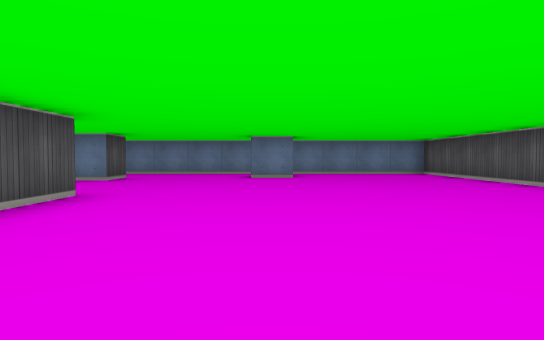
view 1 (above)

12 first-person views from a walk through a cub3D maze. The camera is about half as high as the walls, tilts 2° down and sees 75° across. The floor is counted in squares. Each view is taken from the middle of a square. On the plan, view 1 faces up. The plan holds only what a view shows up to about 9 squares ahead; the rest is blank.

view 2
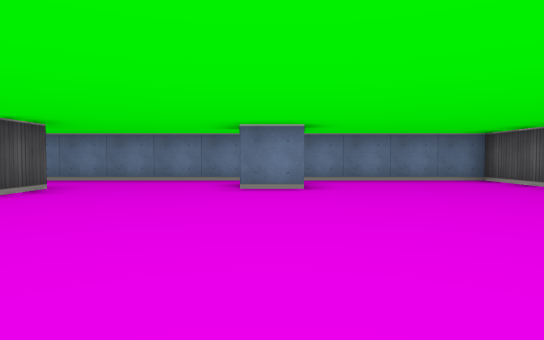

view 3
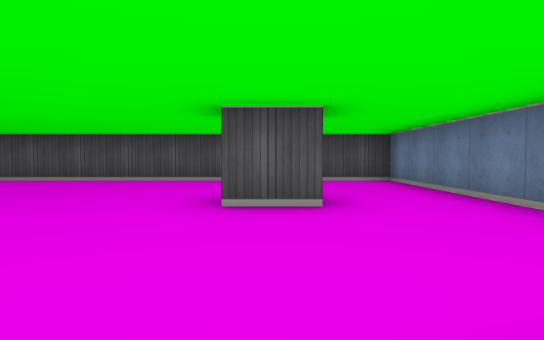

view 4
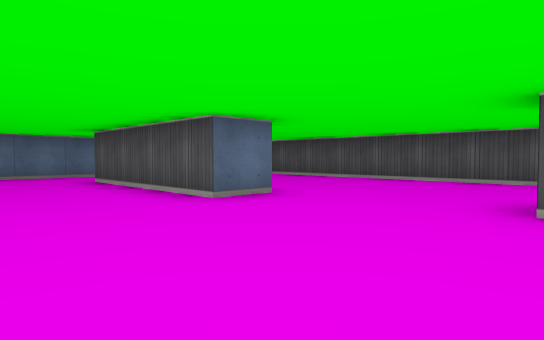

view 5
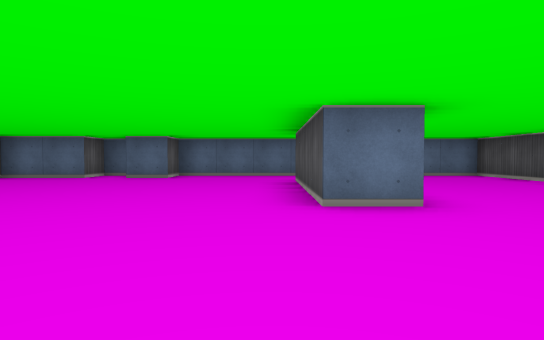

view 6
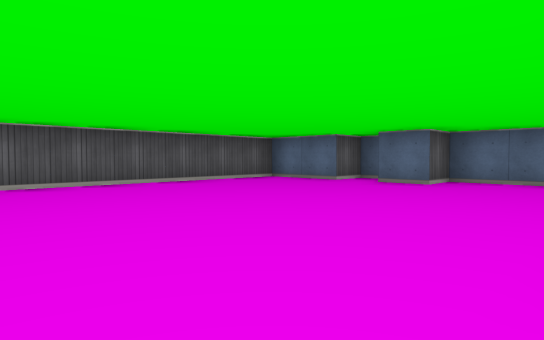

view 7
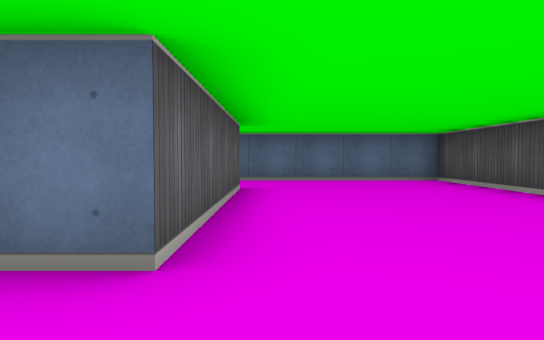

view 8
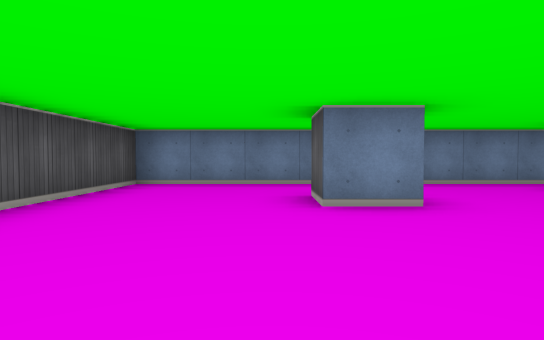

view 9
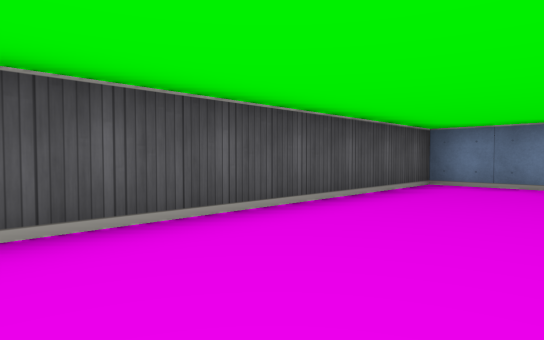

view 10
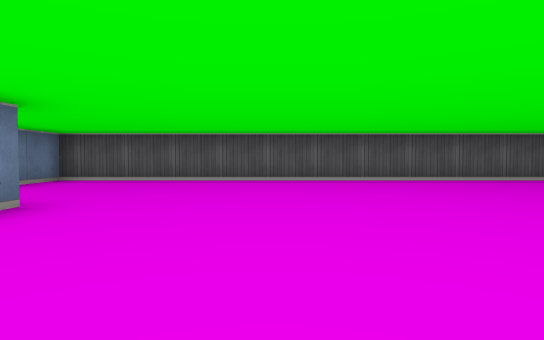

view 11
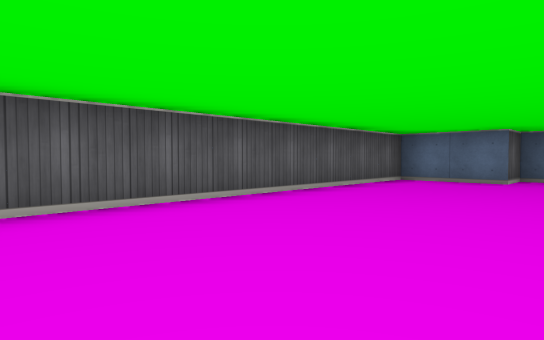

view 12
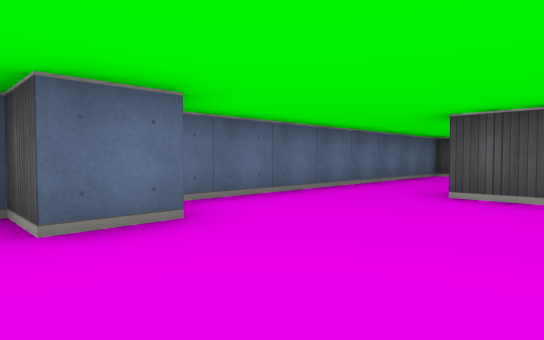

### Floor plan
Points are (right, up) in squares from view 1. A wall is a line through its corners. A room is listed if a view was taken in it or the views show most of it. See-through windows are left out.
Room 1 (views 1, 2, 3, 4, 5, 6, 7, 8, 9, 10, 11, 12)
walls: (-3.5, 8.6) (-3.5, 7.5) (-4.5, 7.5) (-4.5, 8.5); (0.6, 8.5) (-0.5, 8.5); (-3.5, 0.5) (-3.5, 4.5) (-2.5, 4.5) (-2.5, 0.5); (0.5, -0.5) (1.5, -0.5) (1.5, -1.5) (2.5, -1.5) (2.5, -0.5) (4.5, -0.5) (4.5, 10.5) (-7.5, 10.5) (-7.5, -1.5) (0.5, -1.5) (0.5, -0.5)

Where each view was taken, in squares from view 1:
view 1: 0 up, 0 right, facing up
view 2: 3 up, 0 right, facing up
view 3: 8 up, 0 right, facing left
view 4: 8 up, 0 right, facing down-left
view 5: 8 up, 2 left, facing down
view 6: 6 up, 2 left, facing down-right
view 7: 6 up, 4 left, facing down
view 8: 4 up, 5 left, facing up
view 9: 4 up, 5 left, facing up-left
view 10: 6 up, 3 left, facing right
view 11: 7 up, 1 right, facing down-right
view 12: 2 up, 2 right, facing down-left
